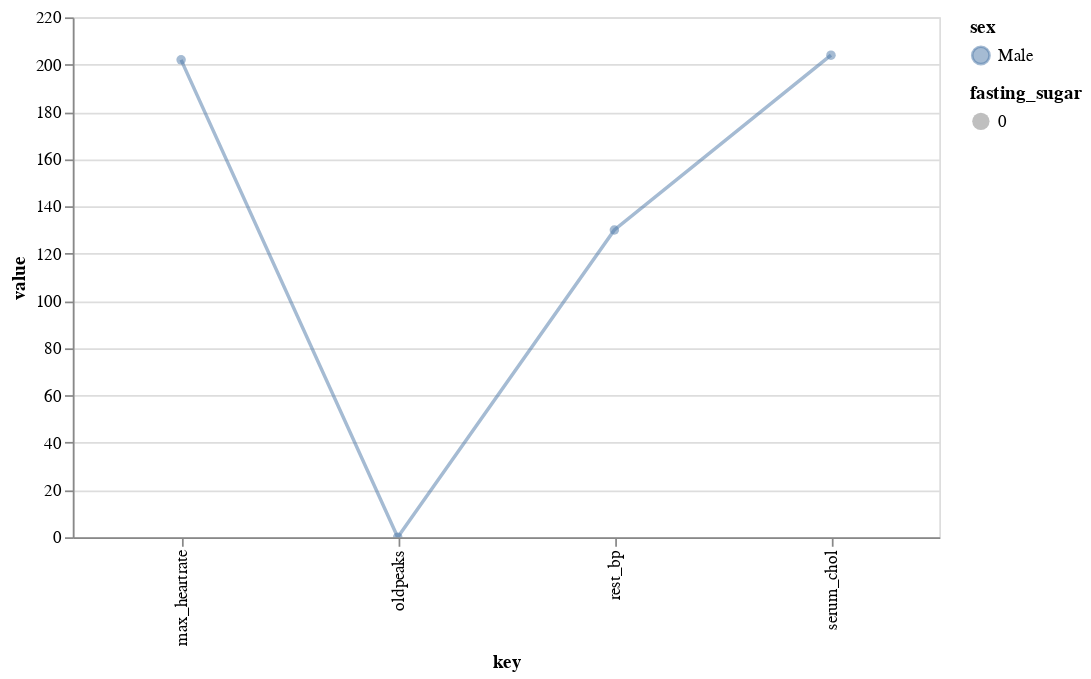

Write notebook code for a chart like this one.
### Code cell
# adding dropdown and slider options
un_type= df['thal'].unique()
type_dropdown=alt.binding_select(options=un_type)
type_select=alt.selection_single(fields=['thal'],bind=type_dropdown,name='select')
selector=alt.selection_single(name='Select', fields=['age'], init={'age':29},bind=alt.binding_range(min=29,max=77,step=1))
brush = alt.selection_interval()

#Drawing parallel coordinates for the above dataset

alt.Chart(df).transform_window(
    index='count()'
).transform_fold(
    ['rest_bp','serum_chol','max_heartrate','oldpeaks']
).mark_line().encode(
    x='key:N',
    y='value:Q',
    detail='index:N',
    shape='fasting_sugar:N',
    opacity=alt.value(0.5),
    tooltip=['rest_bp','serum_chol','max_heartrate','age','fasting_sugar','sex'],
    color='sex:N'
).add_selection(brush).add_selection(type_select).transform_filter(type_select).add_selection(selector).transform_filter(selector).properties(width=500).interactive()

### Figure 1 — Vega-Lite specification as saved in the notebook (floating-point values rounded to 4 significant figures; data arrays with more than 128 entries replaced by an {"elided": "..."} marker saying what was removed)
{"config": {"view": {"continuousWidth": 400, "continuousHeight": 300}}, "data": {"name": "data-f52091ae8ba7a67810d00ca4d7f53c50"}, "mark": "line", "encoding": {"color": {"field": "sex", "type": "nominal"}, "detail": {"field": "index", "type": "nominal"}, "opacity": {"value": 0.5}, "shape": {"field": "fasting_sugar", "type": "nominal"}, "tooltip": [{"field": "rest_bp", "type": "quantitative"}, {"field": "serum_chol", "type": "quantitative"}, {"field": "max_heartrate", "type": "quantitative"}, {"field": "age", "type": "quantitative"}, {"field": "fasting_sugar", "type": "quantitative"}, {"field": "sex", "type": "nominal"}], "x": {"field": "key", "type": "nominal"}, "y": {"field": "value", "type": "quantitative"}}, "selection": {"selector001": {"type": "interval"}, "select": {"type": "single", "fields": ["thal"], "bind": {"input": "select", "options": [3.0, 7.0, 6.0]}}, "Select": {"type": "single", "fields": ["age"], "init": {"age": 29}, "bind": {"input": "range", "max": 77, "min": 29, "step": 1}}, "selector002": {"type": "interval", "bind": "scales", "encodings": ["x", "y"]}}, "transform": [{"window": [{"op": "count", "as": "index"}]}, {"fold": ["rest_bp", "serum_chol", "max_heartrate", "oldpeaks"]}, {"filter": {"selection": "select"}}, {"filter": {"selection": "Select"}}], "width": 500, "$schema": "https://vega.github.io/schema/vega-lite/v4.17.0.json", "datasets": {"data-f52091ae8ba7a67810d00ca4d7f53c50": {"elided": "270 records"}}}
